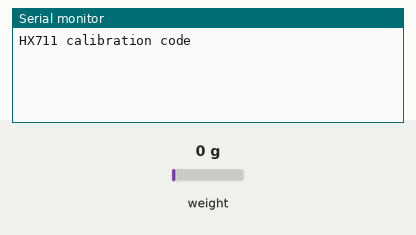
Simulated run of this sketch. Board: Arduino Uno, built with avr-gcc and run on an emulated ATmega328P. Shown: the last lines printed to the serial monitor. The inputs (shaded band) are chosen by the test bench; at power-on: weight on the scale 0 g.

Above: at 3.2 s.
3.3 s: weight on the scale set to 100 g
At 4.7 s:
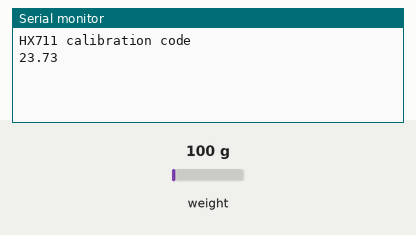
8.5 s: weight on the scale set to 1250 g
At 10.5 s:
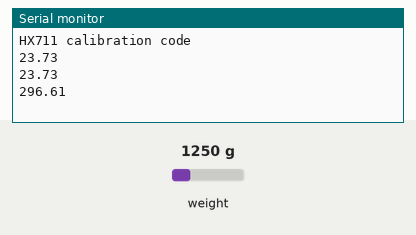

Measured:
- after the input at 3.3 s, the serial monitor: prints a new line after 0.70 s (image 1)
- after the input at 8.5 s, the serial monitor: prints a new line after 1.5 s (image 2)

The sketch:

IoT_WeMos_CloudMQTT_Weight_Ctrl_v03_Calibrate.ino
```cpp
#include <HX711.h>

#define DOUT 16
#define SCK 5

HX711 LoadCell;

// ## How to calibrate your load cell
// 1. Call set_scale();
// 2. Call tare();
// 3. Place a known weight on the scale and call get_units(10);
// 4. Divide the result in step 3 to your known weight. You should get about the parameter you need to pass to set_scale(a);
// 5. Adjust the parameter in step 4 until you get an accurate reading

// ## scale_factor with gain @ 64
// 8grs         175
// 182grs       189
// 502grs       189
// 667grs       189
// 1018grs      189
// 1931grs      189

// ## scale_factor with gain @ 128
// 8grs         357
// 182grs       377
// 502grs       377
// 933grs       378
// 1255grs      377
// 1770grs      378


void setup() {
  Serial.begin(115200);
  Serial.println("HX711 calibration code");
  LoadCell.begin(DOUT,SCK); //Initialize LoadCell
  LoadCell.set_gain(128); //Set gain of ADC - It could be 64 or 128 (the last one default value)
  LoadCell.set_scale(); //Start scale of LoadCell
  LoadCell.tare(); //Tare the scale of LoadCell

  delay(1000);
}

void loop() {
  float current_weight=LoadCell.get_units(20);  //Get average of 20 scale readings
  float scale_factor=(current_weight/1770);  //Divide the result by a known weight (7grs - locker's key, 667grs - bananas, 182grs - cellphone)
  Serial.println(scale_factor);  // Print the scale factor to use in future projects
  delay(1000);
}
```
